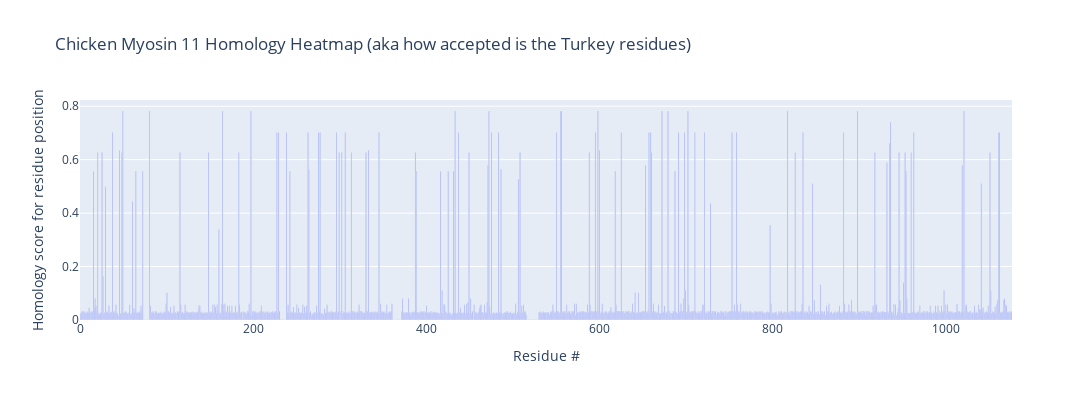

Notebook code cell kept with this figure:
### Code cell
import plotly.graph_objects as go

fig = go.Figure(data=go.Bar(x=list(range(len(waterbug_coiled_coil_scores))), y=[score for score, char in waterbug_coiled_coil_scores]))
fig.update_layout(
    title="Chicken Myosin 11 Homology Heatmap (aka how accepted is the Turkey residues)",
    xaxis_title="Residue #",
    yaxis_title="Homology score for residue position",
    autosize=False,
    width=2000,  # Adjust the width to your preference
    height=400   # Adjust the height to your preference
)

# Show the plot
fig.show()

### Figure 1 — Plotly figure (JSON) as saved in the notebook; plotly's stock layout.template omitted (floating-point values rounded to 4 significant figures; data arrays with more than 128 entries replaced by an {"elided": "..."} marker saying what was removed)
{"data": [{"type": "bar", "x": {"elided": "1077 int values"}, "y": {"elided": "1077 float values"}}], "layout": {"autosize": false, "height": 400, "title": {"text": "Chicken Myosin 11 Homology Heatmap (aka how accepted is the Turkey residues)"}, "width": 2000, "xaxis": {"title": {"text": "Residue #"}}, "yaxis": {"title": {"text": "Homology score for residue position"}}}}
